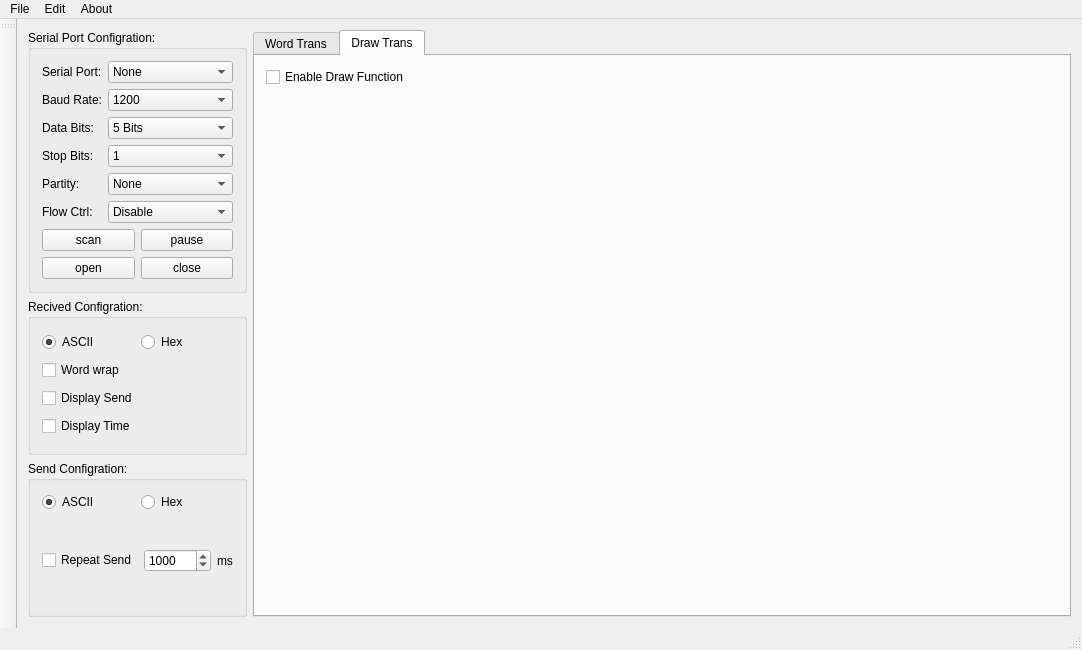
<?xml version="1.0" encoding="UTF-8"?>
<ui version="4.0">
 <class>SerialPort</class>
 <widget class="QMainWindow" name="SerialPort">
  <property name="geometry">
   <rect>
    <x>0</x>
    <y>0</y>
    <width>1082</width>
    <height>650</height>
   </rect>
  </property>
  <property name="windowTitle">
   <string>SerialPort</string>
  </property>
  <widget class="QWidget" name="centralWidget">
   <layout class="QHBoxLayout" name="horizontalLayout_4">
    <item>
     <layout class="QVBoxLayout" name="verticalLayout_6">
      <item>
       <widget class="QGroupBox" name="groupBox">
        <property name="title">
         <string>Serial Port Configration:</string>
        </property>
        <layout class="QVBoxLayout" name="verticalLayout_5">
         <item>
          <layout class="QFormLayout" name="formLayout">
           <item row="0" column="0">
            <widget class="QLabel" name="label">
             <property name="text">
              <string>Serial Port:</string>
             </property>
            </widget>
           </item>
           <item row="0" column="1">
            <widget class="QComboBox" name="comboBox_serialPort">
             <item>
              <property name="text">
               <string>None</string>
              </property>
             </item>
            </widget>
           </item>
           <item row="1" column="0">
            <widget class="QLabel" name="label_2">
             <property name="text">
              <string>Baud Rate:</string>
             </property>
            </widget>
           </item>
           <item row="1" column="1">
            <widget class="QComboBox" name="comboBox_baudrate">
             <item>
              <property name="text">
               <string>1200</string>
              </property>
             </item>
             <item>
              <property name="text">
               <string>2400</string>
              </property>
             </item>
             <item>
              <property name="text">
               <string>4800</string>
              </property>
             </item>
             <item>
              <property name="text">
               <string>9600</string>
              </property>
             </item>
             <item>
              <property name="text">
               <string>19200</string>
              </property>
             </item>
             <item>
              <property name="text">
               <string>38400</string>
              </property>
             </item>
             <item>
              <property name="text">
               <string>57600</string>
              </property>
             </item>
             <item>
              <property name="text">
               <string>115200</string>
              </property>
             </item>
            </widget>
           </item>
           <item row="2" column="0">
            <widget class="QLabel" name="DataBits">
             <property name="text">
              <string>Data Bits:</string>
             </property>
            </widget>
           </item>
           <item row="2" column="1">
            <widget class="QComboBox" name="comboBox_databits">
             <item>
              <property name="text">
               <string>5 Bits</string>
              </property>
             </item>
             <item>
              <property name="text">
               <string>6 Bits</string>
              </property>
             </item>
             <item>
              <property name="text">
               <string>7 Bits</string>
              </property>
             </item>
             <item>
              <property name="text">
               <string>8 Bits</string>
              </property>
             </item>
            </widget>
           </item>
           <item row="3" column="0">
            <widget class="QLabel" name="label_3">
             <property name="text">
              <string>Stop Bits:</string>
             </property>
            </widget>
           </item>
           <item row="3" column="1">
            <widget class="QComboBox" name="comboBox_stopbits">
             <item>
              <property name="text">
               <string>1</string>
              </property>
             </item>
             <item>
              <property name="text">
               <string>1.5</string>
              </property>
             </item>
             <item>
              <property name="text">
               <string>2</string>
              </property>
             </item>
            </widget>
           </item>
           <item row="4" column="0">
            <widget class="QLabel" name="label_4">
             <property name="text">
              <string>Partity:</string>
             </property>
            </widget>
           </item>
           <item row="4" column="1">
            <widget class="QComboBox" name="comboBox_checkdigit">
             <item>
              <property name="text">
               <string>None</string>
              </property>
             </item>
             <item>
              <property name="text">
               <string>Even</string>
              </property>
             </item>
             <item>
              <property name="text">
               <string>Odd</string>
              </property>
             </item>
             <item>
              <property name="text">
               <string>Space</string>
              </property>
             </item>
             <item>
              <property name="text">
               <string>Mark</string>
              </property>
             </item>
            </widget>
           </item>
           <item row="5" column="0">
            <widget class="QLabel" name="label_5">
             <property name="text">
              <string>Flow Ctrl:</string>
             </property>
            </widget>
           </item>
           <item row="5" column="1">
            <widget class="QComboBox" name="comboBox_flowctrl">
             <item>
              <property name="text">
               <string>Disable</string>
              </property>
             </item>
             <item>
              <property name="text">
               <string>Hardware</string>
              </property>
             </item>
             <item>
              <property name="text">
               <string>Software</string>
              </property>
             </item>
            </widget>
           </item>
          </layout>
         </item>
         <item>
          <layout class="QHBoxLayout" name="horizontalLayout_6">
           <item>
            <widget class="QPushButton" name="pushButton_scan">
             <property name="text">
              <string>scan</string>
             </property>
            </widget>
           </item>
           <item>
            <widget class="QPushButton" name="pushButton_pause">
             <property name="text">
              <string>pause</string>
             </property>
            </widget>
           </item>
          </layout>
         </item>
         <item>
          <layout class="QHBoxLayout" name="horizontalLayout_7">
           <item>
            <widget class="QPushButton" name="pushButton_open">
             <property name="text">
              <string>open</string>
             </property>
            </widget>
           </item>
           <item>
            <widget class="QPushButton" name="pushButton_close">
             <property name="text">
              <string>close</string>
             </property>
            </widget>
           </item>
          </layout>
         </item>
        </layout>
       </widget>
      </item>
      <item>
       <widget class="QGroupBox" name="groupBox_2">
        <property name="title">
         <string>Recived Configration:</string>
        </property>
        <layout class="QHBoxLayout" name="horizontalLayout_13">
         <item>
          <layout class="QVBoxLayout" name="verticalLayout_2">
           <item>
            <layout class="QHBoxLayout" name="horizontalLayout">
             <item>
              <widget class="QRadioButton" name="radioButton_rec_ascii">
               <property name="text">
                <string>ASCII</string>
               </property>
               <property name="checked">
                <bool>true</bool>
               </property>
              </widget>
             </item>
             <item>
              <widget class="QRadioButton" name="radioButton_rec_hex">
               <property name="text">
                <string>Hex</string>
               </property>
              </widget>
             </item>
            </layout>
           </item>
           <item>
            <widget class="QCheckBox" name="checkBox_wordwrap">
             <property name="text">
              <string>Word wrap</string>
             </property>
            </widget>
           </item>
           <item>
            <widget class="QCheckBox" name="checkBox_dispsend">
             <property name="text">
              <string>Display Send</string>
             </property>
            </widget>
           </item>
           <item>
            <widget class="QCheckBox" name="checkBox_disptime">
             <property name="text">
              <string>Display Time</string>
             </property>
            </widget>
           </item>
          </layout>
         </item>
        </layout>
       </widget>
      </item>
      <item>
       <widget class="QGroupBox" name="groupBox_3">
        <property name="title">
         <string>Send Configration:</string>
        </property>
        <layout class="QHBoxLayout" name="horizontalLayout_12">
         <item>
          <layout class="QVBoxLayout" name="verticalLayout_4">
           <item>
            <layout class="QHBoxLayout" name="horizontalLayout_3">
             <item>
              <widget class="QRadioButton" name="radioButton_send_ascii">
               <property name="text">
                <string>ASCII</string>
               </property>
               <property name="checked">
                <bool>true</bool>
               </property>
              </widget>
             </item>
             <item>
              <widget class="QRadioButton" name="radioButton_send_hex">
               <property name="text">
                <string>Hex</string>
               </property>
              </widget>
             </item>
            </layout>
           </item>
           <item>
            <layout class="QHBoxLayout" name="horizontalLayout_2">
             <item>
              <widget class="QCheckBox" name="checkBox_repeat">
               <property name="text">
                <string>Repeat Send</string>
               </property>
              </widget>
             </item>
             <item>
              <widget class="QSpinBox" name="spinBox_repeat">
               <property name="maximum">
                <number>999999</number>
               </property>
               <property name="value">
                <number>1000</number>
               </property>
              </widget>
             </item>
             <item>
              <widget class="QLabel" name="label_6">
               <property name="text">
                <string>ms</string>
               </property>
              </widget>
             </item>
            </layout>
           </item>
          </layout>
         </item>
        </layout>
       </widget>
      </item>
     </layout>
    </item>
    <item>
     <widget class="QTabWidget" name="tabWidget">
      <property name="currentIndex">
       <number>1</number>
      </property>
      <widget class="QWidget" name="tab">
       <attribute name="title">
        <string>Word Trans</string>
       </attribute>
       <layout class="QVBoxLayout" name="verticalLayout_3">
        <item>
         <layout class="QVBoxLayout" name="verticalLayout_8">
          <item>
           <widget class="QTextBrowser" name="textBrowser_rec">
            <property name="styleSheet">
             <string notr="true">font: 12pt &quot;Ubuntu Mono&quot;;</string>
            </property>
           </widget>
          </item>
          <item>
           <widget class="QTextEdit" name="textEdit_send">
            <property name="minimumSize">
             <size>
              <width>0</width>
              <height>50</height>
             </size>
            </property>
            <property name="maximumSize">
             <size>
              <width>16777215</width>
              <height>120</height>
             </size>
            </property>
           </widget>
          </item>
          <item>
           <layout class="QHBoxLayout" name="horizontalLayout_5">
            <item>
             <widget class="QPushButton" name="pushButton_send">
              <property name="text">
               <string>send</string>
              </property>
             </widget>
            </item>
            <item>
             <widget class="QPushButton" name="pushButton_clear">
              <property name="text">
               <string>clear</string>
              </property>
             </widget>
            </item>
           </layout>
          </item>
         </layout>
        </item>
       </layout>
      </widget>
      <widget class="QWidget" name="draw">
       <attribute name="title">
        <string>Draw Trans</string>
       </attribute>
       <layout class="QVBoxLayout" name="verticalLayout">
        <item>
         <widget class="QCheckBox" name="checkBox_enableDraw">
          <property name="text">
           <string>Enable Draw Function</string>
          </property>
         </widget>
        </item>
        <item>
         <widget class="QCustomPlot" name="plot" native="true"/>
        </item>
       </layout>
      </widget>
     </widget>
    </item>
   </layout>
  </widget>
  <widget class="QMenuBar" name="menuBar">
   <property name="geometry">
    <rect>
     <x>0</x>
     <y>0</y>
     <width>1082</width>
     <height>23</height>
    </rect>
   </property>
   <widget class="QMenu" name="menuFIle">
    <property name="title">
     <string>File</string>
    </property>
   </widget>
   <widget class="QMenu" name="menuEdit">
    <property name="title">
     <string>Edit</string>
    </property>
   </widget>
   <widget class="QMenu" name="menuAbout">
    <property name="title">
     <string>About</string>
    </property>
    <addaction name="actionAbout_TinySerialPort"/>
    <addaction name="actionAbout_MULTIBEANS"/>
   </widget>
   <addaction name="menuFIle"/>
   <addaction name="menuEdit"/>
   <addaction name="menuAbout"/>
  </widget>
  <widget class="QToolBar" name="mainToolBar">
   <attribute name="toolBarArea">
    <enum>LeftToolBarArea</enum>
   </attribute>
   <attribute name="toolBarBreak">
    <bool>false</bool>
   </attribute>
  </widget>
  <widget class="QStatusBar" name="statusBar"/>
  <action name="actionAbout_TinySerialPort">
   <property name="text">
    <string>About TinySerialPort</string>
   </property>
  </action>
  <action name="actionAbout_MULTIBEANS">
   <property name="text">
    <string>About MULTIBEANS</string>
   </property>
  </action>
 </widget>
 <layoutdefault spacing="6" margin="11"/>
 <customwidgets>
  <customwidget>
   <class>QCustomPlot</class>
   <extends>QWidget</extends>
   <header>qcustomplot.h</header>
   <container>1</container>
  </customwidget>
 </customwidgets>
 <resources/>
 <connections/>
</ui>
